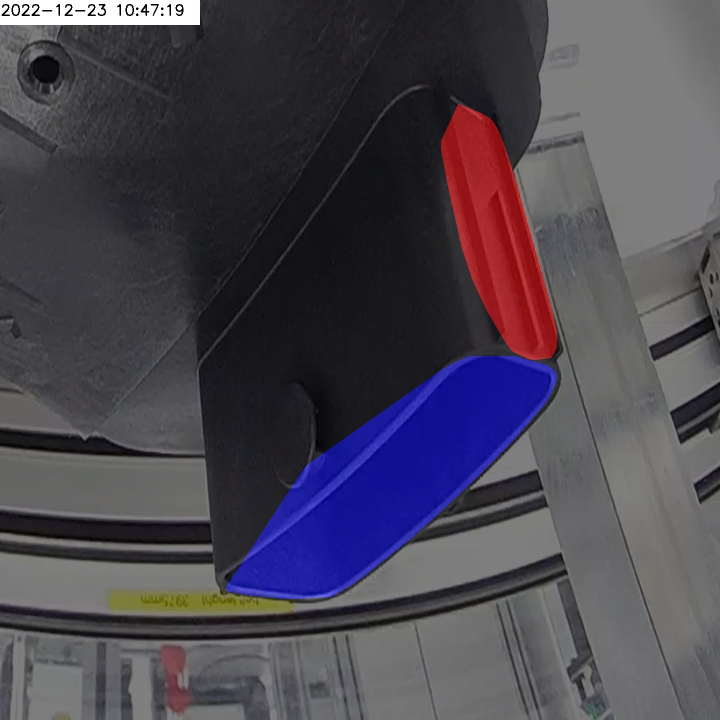
#> input picture current_seg/current.jpg, 1440 x 1440 px (shown at 1/2 size)
$ python show.py
#> lines starting #> are read from the running program, lines starting #| are printed output that depends on the picture
import cv2
import os
import numpy as np
import datetime

current_pth = r'current_seg/current.jpg'
report_pth = r'cur_report/report.jpg'


if __name__ == "__main__":
    '''m_u = joblib.load(os.getcwd()+'\\dump\\Area_configU_m.pkl').get('ROI')
    m_d = joblib.load(os.getcwd()+'\\dump\\Area_configD_m.pkl').get('ROI')
    points_mu = np.array(m_u, np.int32)
    points_mu = points_mu.reshape((-1, 1, 2))
    points_md = np.array(m_d, np.int32)
    points_md = points_md.reshape((-1, 1, 2))
    points_m = [points_mu, points_md]

    n_u = joblib.load(os.getcwd()+'\\dump\\Area_configU_n.pkl').get('ROI')
    n_d = joblib.load(os.getcwd()+'\\dump\\Area_configD_n.pkl').get('ROI')
    points_nu = np.array(n_u, np.int32)
    points_nu = points_nu.reshape((-1, 1, 2))
    points_nd = np.array(n_d, np.int32)
    points_nd = points_nd.reshape((-1, 1, 2))
    points_n = [points_nu, points_nd]'''

    while(True):
        points = None
        img = cv2.imread(current_pth)
#> img is the input picture: shape (1440, 1440, 3); mean B, G, R 80.6, 69.5, 74.1
        report = cv2.imread(report_pth)
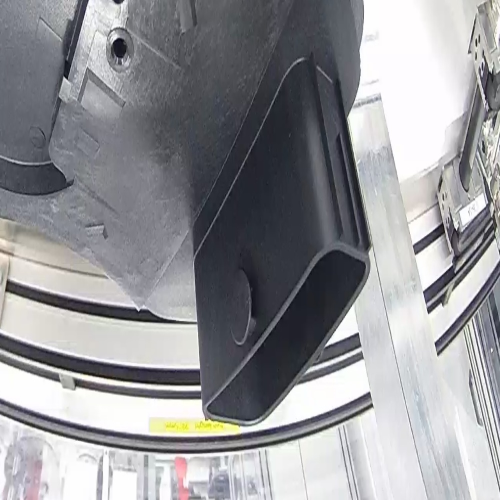
#> input picture cur_report/report.jpg, 1000 x 1000 px (shown at 1/2 size)
#> report is the input picture: shape (1000, 1000, 3); mean B, G, R 152.4, 148.7, 148.3
        if img is None or report is None: # Read fails
            if cv2.waitKey(2000) == 27:
                exit()
            continue

        img = cv2.resize(img, (500, 500))
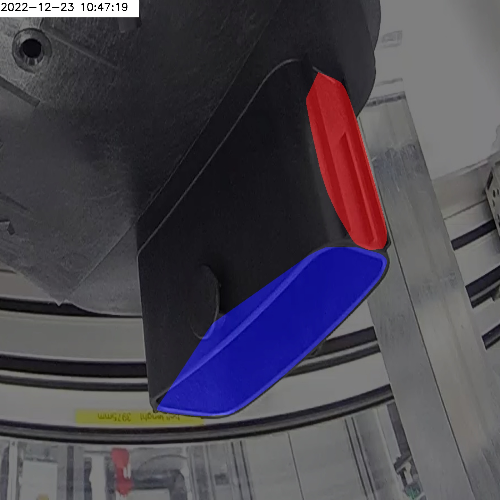
#> img: shape (500, 500, 3); mean B, G, R 80.5, 69.4, 74
        report = cv2.resize(report, (500, 500))
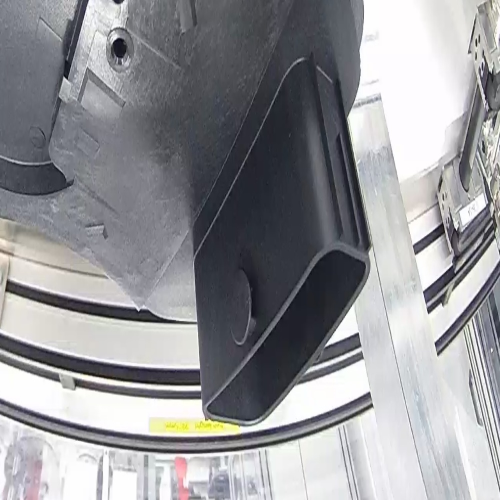
#> report: shape (500, 500, 3); mean B, G, R 152.5, 148.9, 148.4
        imgs = np.hstack([img, report])
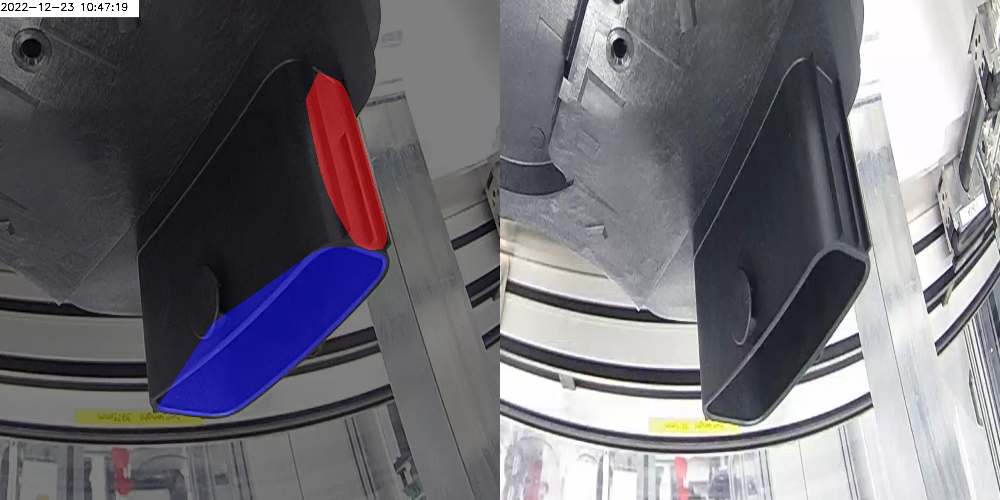
#> imgs: shape (500, 1000, 3); mean B, G, R 116.5, 109.1, 111.2
        cv2.namedWindow('mutil_pic', cv2.WINDOW_NORMAL)
        cv2.setWindowProperty("mutil_pic", cv2.WND_PROP_FULLSCREEN, cv2.WINDOW_FULLSCREEN)
        cv2.imshow("mutil_pic", imgs)
        if cv2.waitKey(2000) == 27:
#> (key Esc is pressed here)
            exit()
#> (the program exits here)
